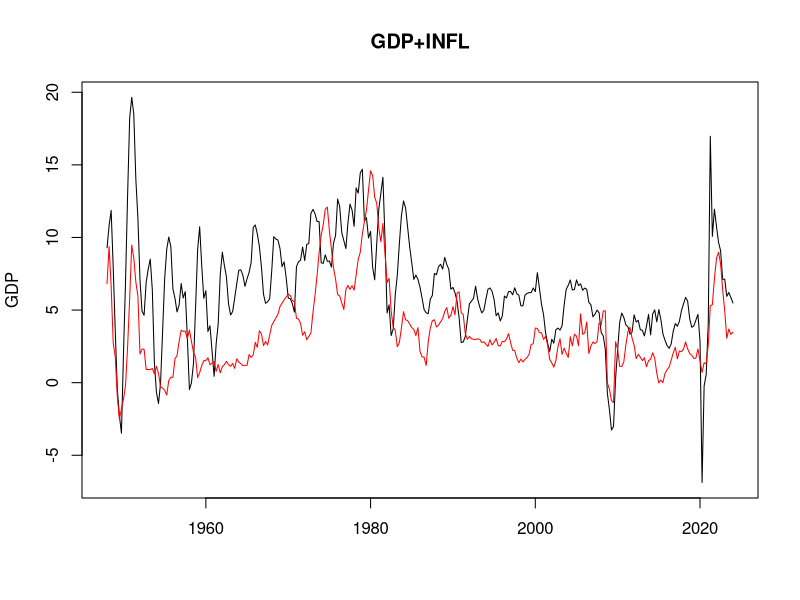

Here is the R script that generated this plot:
## ---- chunk 1
rm(list=ls())

# New Family Houses Sold: United States
# Source: https://fred.stlouisfed.org/series/HSN1F

data = read.csv("data/gdp_inflation.csv",header=T)
data$DATE = as.Date(data$DATE)
sum(is.na(data$GDP_PC1))
plot(data$DATE[1:305],data$GDP_PC1[1:305],type="l",xlab="",ylab="GDP",main="GDP+INFL")
lines(data$DATE[1:305],data$CPIAUCSL_PC1[1:305],type="l",col="red")
#data$CPIAUCSL_PC1
#data1=as.numeric(data$GDP_PC1[1:305])
